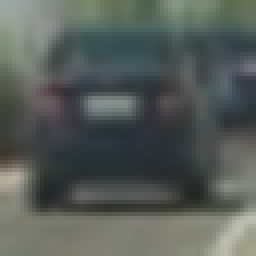
#> input picture test_matches/i1.png, 64 x 64 px (shown 4 times larger)
$ jupyter execute --allow-errors notebook.ipynb   (shell and % lines are left out)   (older library calls are emulated)
#> lines starting #> are read from the running program, lines starting #| are printed output that depends on the picture
### utils.py
import numpy as np
import matplotlib.image as mpimg
import cv2
from skimage.feature import hog
import glob

def read_images():
    images = glob.iglob('./images/**/*.png', recursive=True)
    cars = []
    notcars = []

    for image in images:
        if 'non-vehicles' in image:
            notcars.append(image)
        else:
            cars.append(image)
    return cars, notcars


# [48 lines left out: functions convert_color, draw_boxes, find_matches, not called in this run]

# Define a function to compute color histogram features
def color_hist(img, nbins=32, bins_range=(0, 256)):
    # Compute the histogram of the RGB channels separately
    rhist = np.histogram(img[:,:,0], bins=nbins, range=bins_range)
    ghist = np.histogram(img[:,:,1], bins=nbins, range=bins_range)
    bhist = np.histogram(img[:,:,2], bins=nbins, range=bins_range)
    # Generating bin centers
    bin_edges = rhist[1]
    bin_centers = (bin_edges[1:]  + bin_edges[0:len(bin_edges)-1])/2
    # Concatenate the histograms into a single feature vector
    hist_features = np.concatenate((rhist[0], ghist[0], bhist[0]))
    # Return the individual histograms, bin_centers and feature vector
    return rhist, ghist, bhist, bin_centers, hist_features


# Define a function to compute color histogram features
# Pass the color_space flag as 3-letter all caps string
# like 'HSV' or 'LUV' etc.
def bin_spatial(img, color_space='RGB', size=(32, 32)):
    # Convert image to new color space (if specified)

    if color_space != 'RGB':
        if color_space == 'HSV':
            cvt_img = cv2.cvtColor(img, cv2.COLOR_RGB2HSV)
        elif color_space == 'LUV':
            cvt_img = cv2.cvtColor(img, cv2.COLOR_RGB2LUV)
        elif color_space == 'HLS':
            cvt_img = cv2.cvtColor(img, cv2.COLOR_RGB2HLS)
        elif color_space == 'YUV':
            cvt_img = cv2.cvtColor(img, cv2.COLOR_RGB2YUV)
        elif color_space == 'YCrCb':
            cvt_img = cv2.cvtColor(img, cv2.COLOR_RGB2YCrCb)
    else:
        cvt_img = np.copy(img)

    # Use cv2.resize().ravel() to create the feature vector
    features = cv2.resize(cvt_img, size).ravel()
    # Return the feature vector
    return features

# Define a function to return some characteristics of the dataset
def data_look(car_list, notcar_list):
    data_dict = {}
    # Define a key in data_dict "n_cars" and store the number of car images
    data_dict["n_cars"] = len(car_list)
    # Define a key "n_notcars" and store the number of notcar images
    data_dict["n_notcars"] = len(notcar_list)
    # Read in a test image, either car or notcar
    # Define a key "image_shape" and store the test image shape 3-tuple
    img = mpimg.imread(car_list[0])
    data_dict["image_shape"] = img.shape
    # Define a key "data_type" and store the data type of the test image.
    data_dict["data_type"] = img.dtype
    # Return data_dict
    return data_dict


# Define a function to return HOG features and visualization
# [13 lines left out: function get_hog_features, not called in this run]


# Define a function to extract features from a list of images
# Have this function call bin_spatial() and color_hist()
def extract_features(imgs, cspace='RGB', spatial_size=(32, 32),
                        hist_bins=32, hist_range=(0, 256)):
    # Create a list to append feature vectors to
    features = []
    # Iterate through the list of images
    for i in imgs:
        # Read in each one by one
        img = mpimg.imread(i)
        img = img * 256
        # apply color conversion if other than 'RGB'
        if cspace != 'RGB':
            if cspace == 'HSV':
                cvt_img = cv2.cvtColor(img, cv2.COLOR_RGB2HSV)
            elif cspace == 'LUV':
                cvt_img = cv2.cvtColor(img, cv2.COLOR_RGB2LUV)
            elif cspace == 'HLS':
                cvt_img = cv2.cvtColor(img, cv2.COLOR_RGB2HLS)
            elif cspace == 'YUV':
                cvt_img = cv2.cvtColor(img, cv2.COLOR_RGB2YUV)
        else:
            cvt_img = np.copy(img)
        # Apply bin_spatial() to get spatial color features
        bins = bin_spatial(cvt_img, size=spatial_size)
        # Apply color_hist() also with a color space option now
        hists = color_hist(cvt_img, nbins=hist_bins, bins_range=hist_range)
        # Append the new feature vector to the features list
        X = np.concatenate((bins, hists[4]))
        features.append(X)
    # Return list of feature vectors
    return features


# Define a function to extract features from a list of images
# Have this function call bin_spatial() and color_hist()
def extract_hog_features(imgs, cspace='RGB', orient=9,
                        pix_per_cell=8, cell_per_block=2, hog_channel=0):
    # Create a list to append feature vectors to
    features = []
    # Iterate through the list of images
    for file in imgs:
        # Read in each one by one
        image = mpimg.imread(file)
        # apply color conversion if other than 'RGB'
        if cspace != 'RGB':
            if cspace == 'HSV':
                feature_image = cv2.cvtColor(image, cv2.COLOR_RGB2HSV)
            elif cspace == 'LUV':
                feature_image = cv2.cvtColor(image, cv2.COLOR_RGB2LUV)
            elif cspace == 'HLS':
                feature_image = cv2.cvtColor(image, cv2.COLOR_RGB2HLS)
            elif cspace == 'YUV':
                feature_image = cv2.cvtColor(image, cv2.COLOR_RGB2YUV)
            elif cspace == 'YCrCb':
                feature_image = cv2.cvtColor(image, cv2.COLOR_RGB2YCrCb)
        else: feature_image = np.copy(image)

        # Call get_hog_features() with vis=False, feature_vec=True
        if hog_channel == 'ALL':
            hog_features = []
            for channel in range(feature_image.shape[2]):
                hog_features.append(get_hog_features(feature_image[:,:,channel],
                                    orient, pix_per_cell, cell_per_block,
                                    vis=False, feature_vec=True))
            hog_features = np.ravel(hog_features)
        else:
            hog_features = get_hog_features(feature_image[:,:,hog_channel], orient,
                        pix_per_cell, cell_per_block, vis=False, feature_vec=True)
        # Append the new feature vector to the features list
        features.append(hog_features)
    # Return list of feature vectors
    return features

# Define a function to extract features from a list of images
# Have this function call bin_spatial() and color_hist()
def extract_all_features(imgs, color_space='RGB', spatial_size=(32, 32),
                        hist_bins=32, orient=9,
                        pix_per_cell=8, cell_per_block=2, hog_channel=0,
                        spatial_feat=True, hist_feat=True, hog_feat=True):
    # Create a list to append feature vectors to
    features = []
    # Iterate through the list of images
    for file in imgs:
        file_features = []
        # Read in each one by one
        image = mpimg.imread(file)
        # apply color conversion if other than 'RGB'
        if color_space != 'RGB':
            if color_space == 'HSV':
                feature_image = cv2.cvtColor(image, cv2.COLOR_RGB2HSV)
            elif color_space == 'LUV':
                feature_image = cv2.cvtColor(image, cv2.COLOR_RGB2LUV)
            elif color_space == 'HLS':
                feature_image = cv2.cvtColor(image, cv2.COLOR_RGB2HLS)
            elif color_space == 'YUV':
                feature_image = cv2.cvtColor(image, cv2.COLOR_RGB2YUV)
            elif color_space == 'YCrCb':
                feature_image = cv2.cvtColor(image, cv2.COLOR_RGB2YCrCb)
        else: feature_image = np.copy(image)

        if spatial_feat == True:
            spatial_features = bin_spatial(feature_image, size=spatial_size)
            file_features.append(spatial_features)
        if hist_feat == True:
            # Apply color_hist()
            hist_features = color_hist(feature_image, nbins=hist_bins)
            file_features.append(hist_features[4])
        if hog_feat == True:
        # Call get_hog_features() with vis=False, feature_vec=True
            if hog_channel == 'ALL':
                hog_features = []
                for channel in range(feature_image.shape[2]):
                    hog_features.append(get_hog_features(feature_image[:,:,channel],
                                        orient, pix_per_cell, cell_per_block,
                                        vis=False, feature_vec=True))
                hog_features = np.ravel(hog_features)
            else:
                hog_features = get_hog_features(feature_image[:,:,hog_channel], orient,
                            pix_per_cell, cell_per_block, vis=False, feature_vec=True)
            # Append the new feature vector to the features list
            file_features.append(hog_features)
        features.append(np.concatenate(file_features))
    # Return list of feature vectors
    return features

# Define a function that takes an image,
# start and stop positions in both x and y,
# window size (x and y dimensions),
# and overlap fraction (for both x and y)
def slide_window(img, x_start_stop=[None, None], y_start_stop=[None, None],
                 xy_window=(64, 64), xy_overlap=(0.5, 0.5)):
    # If x and/or y start/stop positions not defined, set to image size
    if x_start_stop[0] is None:
        x_start_stop[0] = 0
    if x_start_stop[1] is None:
        x_start_stop[1] = img.shape[1]
    if y_start_stop[0] is None:
        y_start_stop[0] = 0
    if y_start_stop[1] is None:
        y_start_stop[1] = img.shape[0]
    # Compute the span of the region to be searched
    xspan = x_start_stop[1] - x_start_stop[0]
    yspan = y_start_stop[1] - y_start_stop[0]
    # Compute the number of pixels per step in x/y
    nx_pix_per_step = np.int(xy_window[0] * (1 - xy_overlap[0]))
    ny_pix_per_step = np.int(xy_window[1] * (1 - xy_overlap[1]))

    # Compute the number of windows in x/y
    nx_windows = np.int((xspan - xy_window[0]) / nx_pix_per_step) + 1
    ny_windows = np.int((yspan - xy_window[1]) / ny_pix_per_step) + 1
    # Initialize a list to append window positions to
    window_list = []
    # Loop through finding x and y window positions
    #     Note: you could vectorize this step, but in practice
    #     you'll be considering windows one by one with your
    #     classifier, so looping makes sense
    for ys in range(ny_windows):
        for xs in range(nx_windows):
            # Calculate each window position
            startx = xs * nx_pix_per_step + x_start_stop[0]
            endx = startx + xy_window[0]
            starty = ys * ny_pix_per_step + y_start_stop[0]
            endy = starty + xy_window[1]
            # Append window position to list
            window_list.append(((startx, starty), (endx, endy)))
    # Return the list of windows
    return window_list


# Define a function to extract features from a single image window
# This function is very similar to extract_features()
# just for a single image rather than list of images
# [181 lines left out: functions single_img_features, search_windows, find_cars, add_heat, apply_threshold, draw_labeled_bboxes, not called in this run]

### notebook.ipynb
[cell 1]
import matplotlib.image as mpimg
import matplotlib.pyplot as plt
import numpy as np
import cv2
import glob
import time
from sklearn.svm import LinearSVC
from sklearn.preprocessing import StandardScaler
from skimage.feature import hog
from utils import *
import pickle
from scipy.ndimage.measurements import label
from sklearn.model_selection import train_test_split

#> (a cell that did not finish here is left out)

## Draw boxes

[cell 3]
templist = ['test_matches/i1.png', 'test_matches/i2.png', 'test_matches/i3.png',
            'test_matches/i4.png', 'test_matches/i5.png']
#> templist = ['test_matches/i1.png', 'test_matches/i2.png', 'test_matches/i3.png', 'test_matches/i4.png', 'test_matches/i5.png']

#> (the rest of this cell did not finish here and is left out)

## Sliding window

#> (a cell that did not finish here is left out)

## Histograms

[cell 5]
image = mpimg.imread('test_matches/i1.png')
#> image is the input picture: shape (64, 64, 3) float32; mean R, G, B 0.34, 0.366, 0.349
plt.imshow(image)
rh, gh, bh, bincen, feature_vec = color_hist(image*256, nbins=32, bins_range=(0, 256))
#> in color_hist, `bin_edges = rhist[1]`: bin_edges = 33 values from 0 to 256
#> in color_hist, `bin_centers = (bin_edges[1:]  + bin_edges[0:len(bin_edges)-1])/2`: bin_centers = 32 values from 4 to 252
#> in color_hist, `hist_features = np.concatenate((rhist[0], ghist[0], bhist[0]))`: hist_features = 96 values, max 523 at index 74, min 0 at index 0, mean 128
#> bincen = 32 values from 4 to 252; feature_vec has the same summary as hist_features in color_hist

# Plot a figure with all three bar charts
if rh is not None:
    fig = plt.figure(figsize=(12,3))
    plt.subplot(131)
    plt.bar(bincen, rh[0])
    plt.xlim(0, 256)
    plt.title('R Histogram')
    plt.subplot(132)
    plt.bar(bincen, gh[0])
    plt.xlim(0, 256)
    plt.title('G Histogram')
    plt.subplot(133)
    plt.bar(bincen, bh[0])
    plt.xlim(0, 256)
    plt.title('B Histogram')
    fig.tight_layout()
else:
    print('Your function is returning None for at least one variable...')
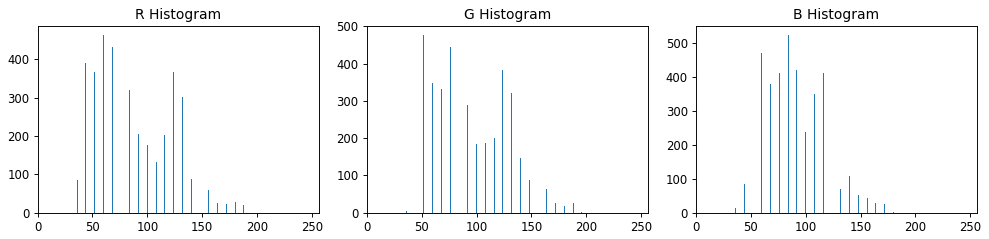
#> figure drawn by matplotlib, 3 panels; panel 1: tallest bar 463 high, from x = 59.6 to 60.4; panel 2: tallest bar 477 high, from x = 51.6 to 52.4; panel 3: tallest bar 523 high, from x = 83.6 to 84.4

## Spatially Binned Features

[cell 6]
# Read in an image
# You can also read cutout2, 3, 4 etc. to see other examples
image = mpimg.imread('test_matches/i1.png')

feature_vec = bin_spatial(image*256, color_space='RGB', size=(32, 32))
#> in bin_spatial, `cvt_img = np.copy(img)`:
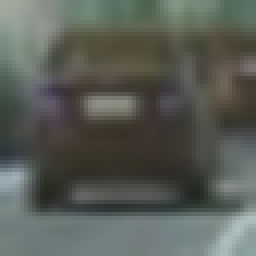
#> cvt_img: shape (64, 64, 3) float32 (shown 4 times larger); mean of channels 0, 1, 2 87, 93.7, 89.4; drawn as B, G, R
#> in bin_spatial, `features = cv2.resize(cvt_img, size).ravel()`: features = 3072 values, max 189.5 at index 2776, min 34.38 at index 2226, mean 90
#> feature_vec has the same summary as features in bin_spatial

# Plot features
plt.plot(feature_vec)
plt.title('Spatially Binned Features')
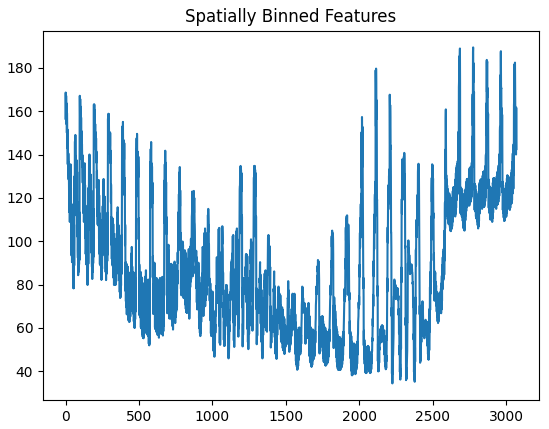
#> figure drawn by matplotlib, 1 panel; curve peaks at x = 2776, y = 189.5

## Data exploration

[cell 7]
cars, notcars = read_images()


#> (the rest of this cell did not finish here and is left out)

## HOG features

[cell 8]
# Read in our vehicles and non-vehicles
cars, notcars = read_images()

# Generate a random index to look at a car image
#> (the rest of this cell did not finish here and is left out)

## Extract features

[cell 9]
cars, notcars = read_images()

car_features = extract_features(cars, cspace='RGB', spatial_size=(32, 32),
                        hist_bins=32, hist_range=(0, 256))
notcar_features = extract_features(notcars, cspace='RGB', spatial_size=(32, 32),
                        hist_bins=32, hist_range=(0, 256))

if len(car_features) > 0:
    # Create an array stack of feature vectors
    X = np.vstack((car_features, notcar_features)).astype(np.float64)
    # Fit a per-column scaler
    X_scaler = StandardScaler().fit(X)
    # Apply the scaler to X
    scaled_X = X_scaler.transform(X)
    car_ind = np.random.randint(0, len(cars))
    # Plot an example of raw and scaled features
    fig = plt.figure(figsize=(12,4))
    plt.subplot(131)
    plt.imshow(mpimg.imread(cars[car_ind]))
    plt.title('Original Image')
    plt.subplot(132)
    plt.plot(X[car_ind])
    plt.title('Raw Features')
    plt.subplot(133)
    plt.plot(scaled_X[car_ind])
    plt.title('Normalized Features')
    fig.tight_layout()
else:
    print('Your function only returns empty feature vectors...')

## Color classify

[cell 10]
# Read in car and non-car images
cars, notcars = read_images()

# TODO play with these values to see how your classifier
# performs under different binning scenarios
spatial = 32
histbin = 32
t=time.time()
car_features = extract_features(cars, cspace='RGB', spatial_size=(spatial, spatial),
                        hist_bins=histbin, hist_range=(0, 256))
notcar_features = extract_features(notcars, cspace='RGB', spatial_size=(spatial, spatial),
                        hist_bins=histbin, hist_range=(0, 256))
t2 = time.time()
print(round(t2-t, 2), 'Seconds to extract color features...')
# Create an array stack of feature vectors
X = np.vstack((car_features, notcar_features)).astype(np.float64)
# Fit a per-column scaler
#> (the rest of this cell did not finish here and is left out)

## HOG Classify

[cell 11]
# Read in car and non-car images
cars, notcars = read_images()

# Reduce the sample size because HOG features are slow to compute
# The quiz evaluator times out after 13s of CPU time
sample_size = 500
cars = cars[0:sample_size]
notcars = notcars[0:sample_size]

### TODO: Tweak these parameters and see how the results change.
colorspace = 'LUV' # Can be RGB, HSV, LUV, HLS, YUV, YCrCb
orient = 9
pix_per_cell = 8
cell_per_block = 2
hog_channel = 0 # Can be 0, 1, 2, or "ALL"

t=time.time()
car_features = extract_hog_features(cars, cspace=colorspace, orient=orient,
                        pix_per_cell=pix_per_cell, cell_per_block=cell_per_block,
                        hog_channel=hog_channel)
notcar_features = extract_hog_features(notcars, cspace=colorspace, orient=orient,
                        pix_per_cell=pix_per_cell, cell_per_block=cell_per_block,
                        hog_channel=hog_channel)
t2 = time.time()
print(round(t2-t, 2), 'Seconds to extract HOG features...')
# Create an array stack of feature vectors
X = np.vstack((car_features, notcar_features)).astype(np.float64)
# Fit a per-column scaler
#> (the rest of this cell did not finish here and is left out)

## Search and Classify

[cell 12]
# Read in cars and notcars
cars, notcars = read_images()

# Reduce the sample size because
# The quiz evaluator times out after 13s of CPU time
# sample_size = 4000
# cars = cars[0:sample_size]
# notcars = notcars[0:sample_size]

### TODO: Tweak these parameters and see how the results change.
color_space = 'LUV' # Can be RGB, HSV, LUV, HLS, YUV, YCrCb
orient = 8  # HOG orientations
pix_per_cell = 16 # HOG pixels per cell
cell_per_block = 2 # HOG cells per block
hog_channel = 0 # Can be 0, 1, 2, or "ALL"
spatial_size = (16, 16) # Spatial binning dimensions
hist_bins = 64    # Number of histogram bins
spatial_feat = True # Spatial features on or off
hist_feat = True # Histogram features on or off
hog_feat = True # HOG features on or off
y_start_stop = [350, 700] # Min and max in y to search in slide_window()

t=time.time()
car_features = extract_all_features(cars, color_space=color_space,
                        spatial_size=spatial_size, hist_bins=hist_bins,
                        orient=orient, pix_per_cell=pix_per_cell,
                        cell_per_block=cell_per_block,
                        hog_channel=hog_channel, spatial_feat=spatial_feat,
                        hist_feat=hist_feat, hog_feat=hog_feat)
notcar_features = extract_all_features(notcars, color_space=color_space,
                        spatial_size=spatial_size, hist_bins=hist_bins,
                        orient=orient, pix_per_cell=pix_per_cell,
                        cell_per_block=cell_per_block,
                        hog_channel=hog_channel, spatial_feat=spatial_feat,
                        hist_feat=hist_feat, hog_feat=hog_feat)
t2 = time.time()
print(round(t2-t, 2), 'Seconds to extract features...')

X = np.vstack((car_features, notcar_features)).astype(np.float64)
# Fit a per-column scaler
#> (the rest of this cell did not finish here and is left out)

[cell 13]
# [91 lines left out: functions color_hist, single_img_features, search_windows, not called in this run]


# image = mpimg.imread('test_images/test4.jpg')
image = mpimg.imread('test_images/test0.png')
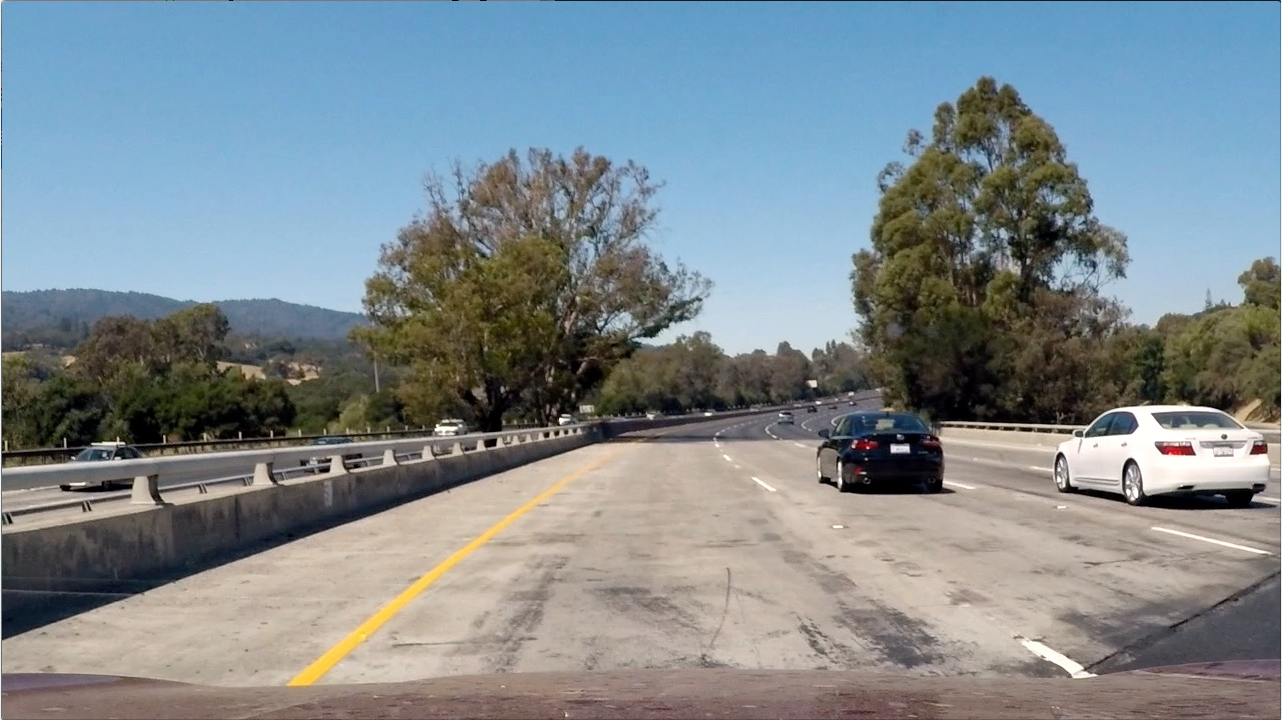
#> input picture test_images/test0.png, 1282 x 720 px
#> image is the input picture: shape (720, 1282, 4) float32; mean R, G, B, A 0.498, 0.539, 0.56, 1

draw_image = np.copy(image)
image = image * 255
# Uncomment the following line if you extracted training
# data from .png images (scaled 0 to 1 by mpimg) and the
# image you are searching is a .jpg (scaled 0 to 255)
# image = image.astype(np.float32)/255

windows = slide_window(image, x_start_stop=[None, None], y_start_stop=y_start_stop,
                    xy_window=(156, 156), xy_overlap=(0.5, 0.5))
#> windows = 45 items


#> (the rest of this cell did not finish here and is left out)
